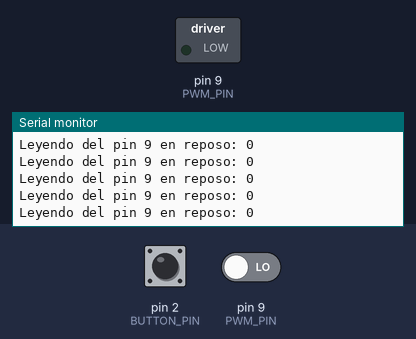
This sketch was run on a simulated Arduino Uno, built with avr-gcc and run on an emulated ATmega328P. On the bench: switched loads named in the sketch (green lamp = pin HIGH), the last lines printed to the serial monitor. The test bench sets the inputs (shaded band); at power-on: pin 2 (BUTTON_PIN) HIGH, pin 9 (PWM_PIN) LOW.

Above: at 1.2 s.
1.3 s: pin 2 (BUTTON_PIN) pulled LOW for 0.15 s
At 2.0 s:
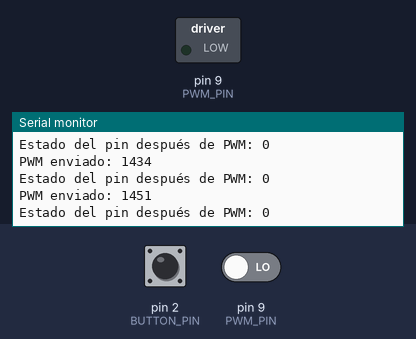
4.4 s: pin 2 (BUTTON_PIN) pulled LOW for 1 s
At 5.4 s:
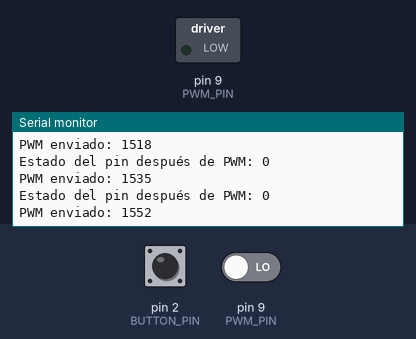
8.4 s: pin 2 (BUTTON_PIN) pulled LOW for 0.15 s
At 9.0 s:
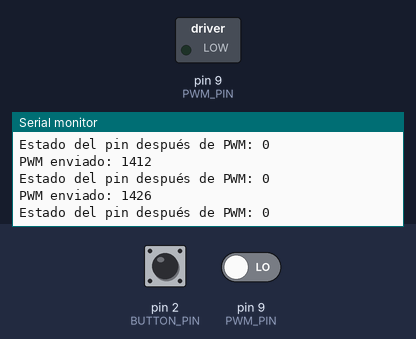
11.5 s: pin 2 (BUTTON_PIN) pulled LOW for 1 s
15.5 s: pin 2 (BUTTON_PIN) pulled LOW for 3.2 s
At 16.2 s:
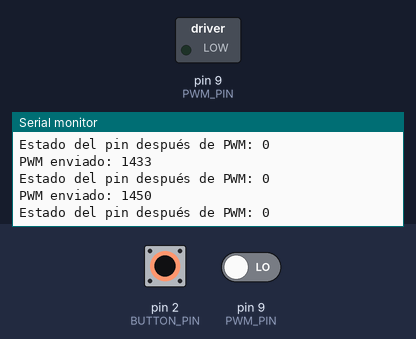
Timing chart, 0 to 18.5 s (numbered marks = the images above; inputs shaded):
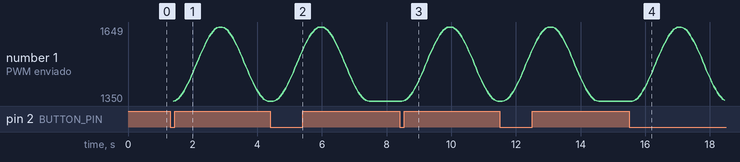

Measured:
- after the input at 1.3 s, the serial monitor: prints a new line after 0.10 s (image 1)
- after the input at 4.4 s, the serial monitor: prints a new line after 0.15 s (image 2)
- after the input at 8.4 s, the serial monitor: prints a new line after 0.57 s (image 3)
- after the input at 15.5 s, the serial monitor: prints a new line after 0.15 s (image 4)

The sketch:

controlboton.ino
```cpp
// Definición de Pines
const int PWM_PIN = 9;        // Pin usado para PWM y lectura
const int BUTTON_PIN = 2;     // Pin para el botón

// Variables para el control del ciclo
unsigned long startMillis;    // Tiempo de inicio del ciclo
bool cicloActivo = false;     // Indicador de si el ciclo está activo

void setup() {
  pinMode(BUTTON_PIN, INPUT_PULLUP);  // Configura el botón con resistencia interna de pull-up
  attachInterrupt(digitalPinToInterrupt(BUTTON_PIN), iniciarCiclo, FALLING);  // Interrupción en el flanco de bajada
  Serial.begin(9600);
}

void loop() {
  if (cicloActivo) {
    unsigned long now = millis();
    double tiempoTranscurrido = (now - startMillis) / 1000.0; // Tiempo en segundos

    if (tiempoTranscurrido < 3) {
      // Configura el pin 9 como salida para enviar PWM
      pinMode(PWM_PIN, OUTPUT);
      int PWMValue = 1500 + 150 * sin(2 * PI * tiempoTranscurrido / 3 - PI / 2);
      digitalWrite(PWM_PIN, HIGH);
      delayMicroseconds(PWMValue);
      digitalWrite(PWM_PIN, LOW);
      delayMicroseconds(20000 - PWMValue);
      Serial.print("PWM enviado: "); Serial.println(PWMValue);

      // Cambia el pin a entrada para leer el estado
      pinMode(PWM_PIN, INPUT);
      int readValue = digitalRead(PWM_PIN);
      Serial.print("Estado del pin después de PWM: "); Serial.println(readValue);
    } else {
      // Finalizar el ciclo y mantener el motor en 1500
      pinMode(PWM_PIN, OUTPUT);
      digitalWrite(PWM_PIN, HIGH);
      delayMicroseconds(1500);
      digitalWrite(PWM_PIN, LOW);
      delayMicroseconds(20000 - 1500);
      Serial.println("Ciclo completado, motor en posición neutra.");
      cicloActivo = false;  // Resetea el estado del ciclo
    }
  } else {
    // Configura el pin 9 como entrada para leer el estado cuando no está activo
    pinMode(PWM_PIN, INPUT);
    int readValue = digitalRead(PWM_PIN);
    Serial.print("Leyendo del pin 9 en reposo: "); Serial.println(readValue);
  }
}

// Función para manejar la interrupción del botón
void iniciarCiclo() {
  if (!cicloActivo) {  // Verificar si un ciclo ya está en progreso
    cicloActivo = true;
    startMillis = millis();  // Reinicia el contador de tiempo para el ciclo
  }
}
```
